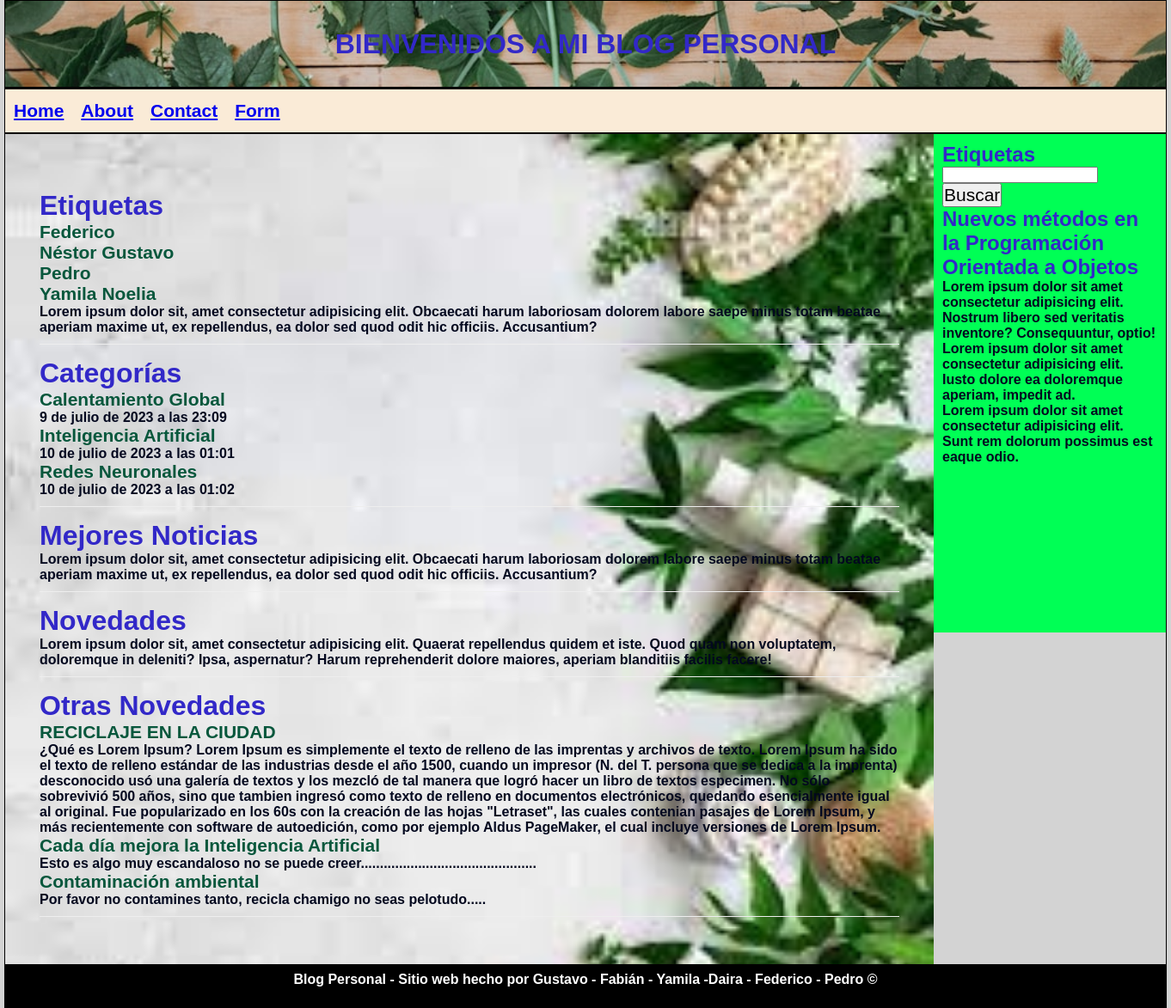
The page / on the database its author committed.
### home/models.py (models this page shows, shortened)
class Etiqueta(models.Model):
    nombre = models.CharField(max_length=200, unique=True)
    activo = models.BooleanField(default=True)
    creacion = models.DateTimeField(auto_now_add=True)
    actualizacion = models.DateTimeField(auto_now=True)
    class Meta:
        ordering = ['nombre']

class Categoria(models.Model):
    nombre = models.CharField(max_length=200, unique=True)
    activo = models.BooleanField(default=True)
    creacion = models.DateTimeField(auto_now_add=True)
    actualizacion = models.DateTimeField(auto_now=True)
    class Meta:
        ordering = ['nombre']

class Articulo(models.Model):
    titulo = models.CharField(max_length=250)
    bajada = models.CharField(max_length=600)
    contenido = models.TextField()
    imagen = models.ImageField(upload_to='articulo', null=True)
    publicado = models.BooleanField(default=False)
    categoria = models.ForeignKey(Categoria, null=True, on_delete=models.SET_NULL)
    autor = models.ForeignKey(Usuario, null=True, on_delete=models.SET_NULL)
    etiquetas = models.ManyToManyField(Etiqueta)
    creacion = models.DateTimeField(auto_now_add=True)
    actualizacion = models.DateTimeField(auto_now=True)
    class Meta:
        ordering = ['-creacion']

### home/views.py (the view)
# urls.py: 2. Add a URL to urlpatterns:  path('', views.home, name='home')
def home(request):
    name = Usuario.objects.all()
    titulo = Articulo.objects.all()
    nombre = Categoria.objects.all()
    nombreE = Etiqueta.objects.all()
    template = loader.get_template('home/index.html')
    context = {
        "name":name,
        "titulo":titulo,
        "nombre":nombre,
        "nombreE":nombreE,
    }
    return HttpResponse(template.render(context, request))

### home/templates/home/index.html (shortened to what this page needs)
<!DOCTYPE html>
<html lang="en">
<head>
    {% load static %}
    <link rel="stylesheet" href="{% static 'home/estilos.css' %}">
</head>
<body>
    <div id="container">
        <header>
            <h1>BIENVENIDOS A MI BLOG PERSONAL</h1>
        </header>
        <nav>
            <ul>
                <li>
                    <a href="/">Home</a>
                </li>
                <li>
                    <a href="/about">About</a>
                </li>
                <li>
                    <a href="/contact">Contact</a>
                </li>
                <li>
                    <a href="/form">Form</a>
                </li>
            </ul>
        </nav>
        <section id="content">
            <article class="article">
                <h2>Etiquetas</h2>
                {% if nombreE %}
                {% for nameE in nombreE %}
                <h3>{{ nameE.nombre }}</h3>
                {% endfor %}
                {% else %}
                    <p>No existe titulo.</p>
                {% endif %}
                <p>Lorem ipsum dolor sit, amet consectetur adipisicing elit. Obcaecati harum laboriosam dolorem labore saepe minus totam beatae aperiam maxime ut, ex repellendus, ea dolor sed quod odit hic officiis. Accusantium?</p>
            </article>
            <article class="article">
                <h2>Categorías</h2>
                {% if nombre %}
                {% for name in nombre %}
                <h3>{{ name.nombre }}</h3>
                <p>{{name.creacion}}</p>
                {% endfor %}
                {% else %}
                    <p>No existe titulo.</p>
                {% endif %}
                    </article>
            <article class="article">
                <h2>Mejores Noticias</h2>
                <p>Lorem ipsum dolor sit, amet consectetur adipisicing elit. Obcaecati harum laboriosam dolorem labore saepe minus totam beatae aperiam maxime ut, ex repellendus, ea dolor sed quod odit hic officiis. Accusantium?</p>
            </article>
            <article class="article">
                <h2>Novedades</h2>
                <p>Lorem ipsum dolor sit, amet consectetur adipisicing elit. Quaerat repellendus quidem et iste. Quod quam non voluptatem, doloremque in deleniti? Ipsa, aspernatur? Harum reprehenderit dolore maiores, aperiam blanditiis facilis facere!</p>
            </article>
            <article class="article">
                {% if titulo %}
                <h2>Otras Novedades</h2>
            {% for titular in titulo %}
                <h3>{{titular.titulo }}</h3>
                <p>{{titular.contenido}}</p>
            {% endfor %}
        {% else %}
            <p>No existe titulo.</p>
        {% endif %}
            </article>
        </section>
        <aside>
            <h2>Etiquetas</h2>
            <form action="#">
                <input type="text">
                <input type="submit" value="Buscar" style="font-size: 21px;">
            </form>
            <h2>Nuevos métodos en la Programación Orientada a Objetos</h2>
            <p>Lorem ipsum dolor sit amet consectetur adipisicing elit. Nostrum libero sed veritatis inventore? Consequuntur, optio!</p>
            <p>Lorem ipsum dolor sit amet consectetur adipisicing elit. Iusto dolore ea doloremque aperiam, impedit ad.</p>
            <p>Lorem ipsum dolor sit amet consectetur adipisicing elit. Sunt rem dolorum possimus est eaque odio.</p>
        </aside>
        <footer>
            <p class="pie">Blog Personal - Sitio web hecho por Gustavo - Fabián - Yamila  -Daira - Federico - Pedro &copy;</p>
        </footer>
    </div>
</body>
</html>

### home/static/home/estilos.css (style rules this page uses)
* { margin: 0px; padding: 0px; }
body { background-color: lightgray; font-family: Arial, Helvetica, sans-serif; }
#container { width: 1350px; margin: 0px auto; border: 1px solid black; }
header { background-color: lightgreen; height: 100px; width: 100%; margin: 0px; text-align: center; line-height: 100px; color: black; border-bottom: 3px solid black; background-image: url("/static/img/flores.jpg"); background-size: cover; }
h1 { color: rgb(50, 40, 200); }
nav { background-color: antiquewhite; height: 50px; border-bottom: 2px solid black; }
nav ul li { float: left; list-style: none; margin: 10px; line-height: 30px; font-weight: bold; font-size: 21px; }
#content { float: left; width: calc(80% - 80px); background-color: rgb(4, 51, 4); min-height: 500px; padding: 40px; background-image: url("/static/img/desk.jpg"); background-size: cover; }
.article { color: white; margin-bottom: 15px; margin-top: 15px; padding-bottom: 10px; border-bottom: 1px solid #eee; }
.article:first-child { padding-top: 10px; border-bottom: 1px solid #eee; }
.article h2 { font-size: 32px; }
h2 { color: rgb(50, 40, 200); }
h3 { color: rgb(7, 87, 60); font-family: 'Franklin Gothic Medium', 'Arial Narrow', Arial, sans-serif; font-size: 21px; }
p { font-family: Verdana, Geneva, Tahoma, sans-serif; font-size: 16px; color: rgb(3, 8, 31); font-weight: bold; }
aside { float: left; width: calc(20% - 20px); background-color: rgb(0, 255, 85); min-height: 560px; padding: 10px; }
footer { background-color: black; color: white; height: 50px; text-align: center; line-height: 35px; }
.pie { color: white; }

### rows shown on the page
Etiqueta: nombre "Federico"
Etiqueta: nombre "Néstor Gustavo"
Etiqueta: nombre "Pedro"
Etiqueta: nombre "Yamila Noelia"
Categoria: nombre "Calentamiento Global", creacion "9 de julio de 2023 a las 23:09"
Categoria: nombre "Inteligencia Artificial", creacion "10 de julio de 2023 a las 01:01"
Categoria: nombre "Redes Neuronales", creacion "10 de julio de 2023 a las 01:02"
Articulo: titulo "RECICLAJE EN LA CIUDAD", contenido "¿Qué es Lorem Ipsum? Lorem Ipsum es simplemente el texto de relleno de las imprentas y archivos de texto. Lorem Ipsum ha sido el texto de relleno estándar de las industrias desde el año 1500, cuando un impresor (N. del T. persona que se dedica a la imprenta) desconocido usó una galería de textos y los mezcló de tal manera que logró hacer un libro de textos especimen. No sólo sobrevivió 500 años, sino que tambien ingresó como texto de relleno en documentos electrónicos, quedando esencialmente igual al original. Fue popularizado en los 60s con la creación de las hojas \"Letraset\", las cuales contenian pasajes de Lorem Ipsum, y más recientemente con software de autoedición, como por ejemplo…"
Articulo: titulo "Cada día mejora la Inteligencia Artificial", contenido "Esto es algo muy escandaloso no se puede creer.............................................."
Articulo: titulo "Contaminación ambiental", contenido "Por favor no contamines tanto, recicla chamigo no seas pelotudo....."
